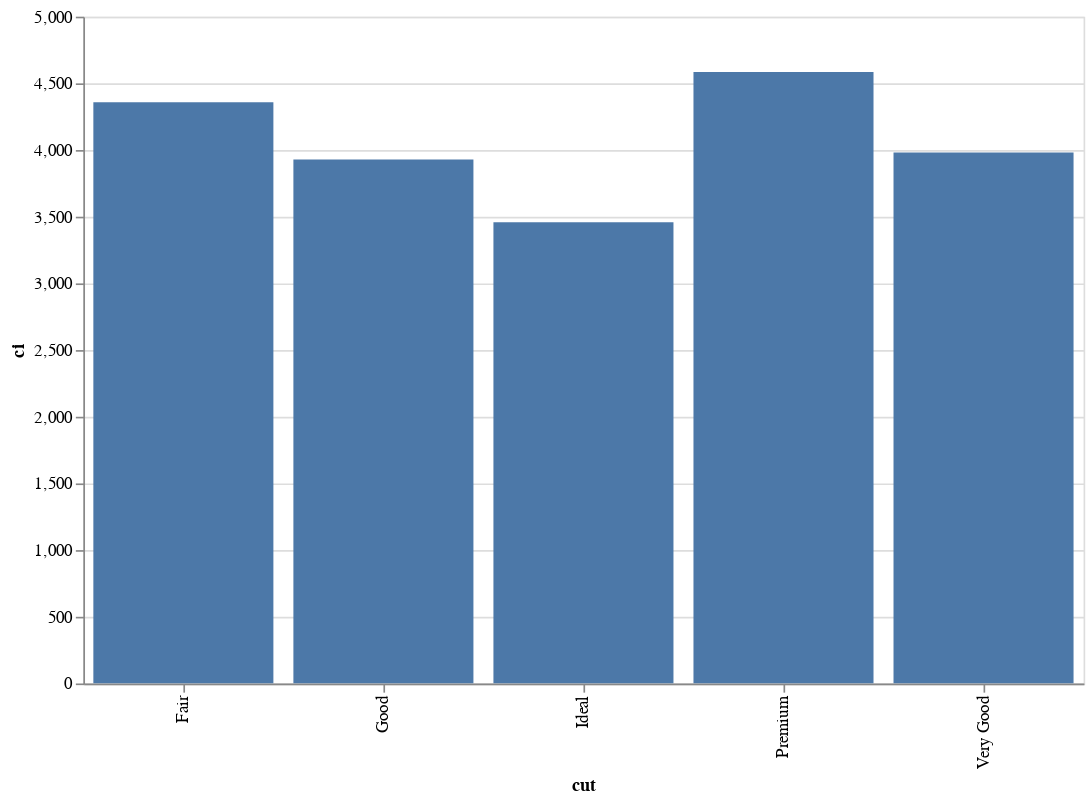

Write notebook code for a chart like this one.
### Markdown cell above
3. **Gráfico de barras con líneas de error**:

### Code cell
import altair as alt
import seaborn as sns
import pandas as pd

# Cargar los datos
diamonds = sns.load_dataset("diamonds")

# Calcular el promedio y el intervalo de confianza
mean_price = diamonds.groupby('cut', observed=True)['price'].mean().reset_index()
ci = diamonds.groupby('cut', observed=True)['price'].sem().reset_index()
mean_price['ci'] = ci['price'] * 1.96

# Crear el gráfico de barras con líneas de error
base = alt.Chart(mean_price).encode(
    x='cut',
    y='price'
)

bars = base.mark_bar()
error_bars = base.mark_errorbar(extent='ci').encode(
    y='ci'
)

# Mostrar el gráfico
(bars + error_bars).properties(
    width=600,
    height=400
).interactive()

### Figure 1 — Vega-Lite specification as saved in the notebook (floating-point values rounded to 4 significant figures)
{"config": {"view": {"continuousWidth": 400, "continuousHeight": 300}}, "layer": [{"mark": "bar", "encoding": {"x": {"field": "cut", "type": "nominal"}, "y": {"field": "price", "type": "quantitative"}}, "selection": {"selector004": {"type": "interval", "bind": "scales", "encodings": ["x", "y"]}}}, {"mark": {"type": "errorbar", "extent": "ci"}, "encoding": {"x": {"field": "cut", "type": "nominal"}, "y": {"field": "ci", "type": "quantitative"}}}], "data": {"name": "data-e737b9c7b92a48e75061d93143d6953d"}, "height": 400, "width": 600, "$schema": "https://vega.github.io/schema/vega-lite/v4.17.0.json", "datasets": {"data-e737b9c7b92a48e75061d93143d6953d": [{"cut": "Ideal", "price": 3458.0, "ci": 50.85}, {"cut": "Premium", "price": 4584.0, "ci": 72.59}, {"cut": "Very Good", "price": 3982.0, "ci": 70.18}, {"cut": "Good", "price": 3929.0, "ci": 103.0}, {"cut": "Fair", "price": 4359.0, "ci": 173.9}]}}
